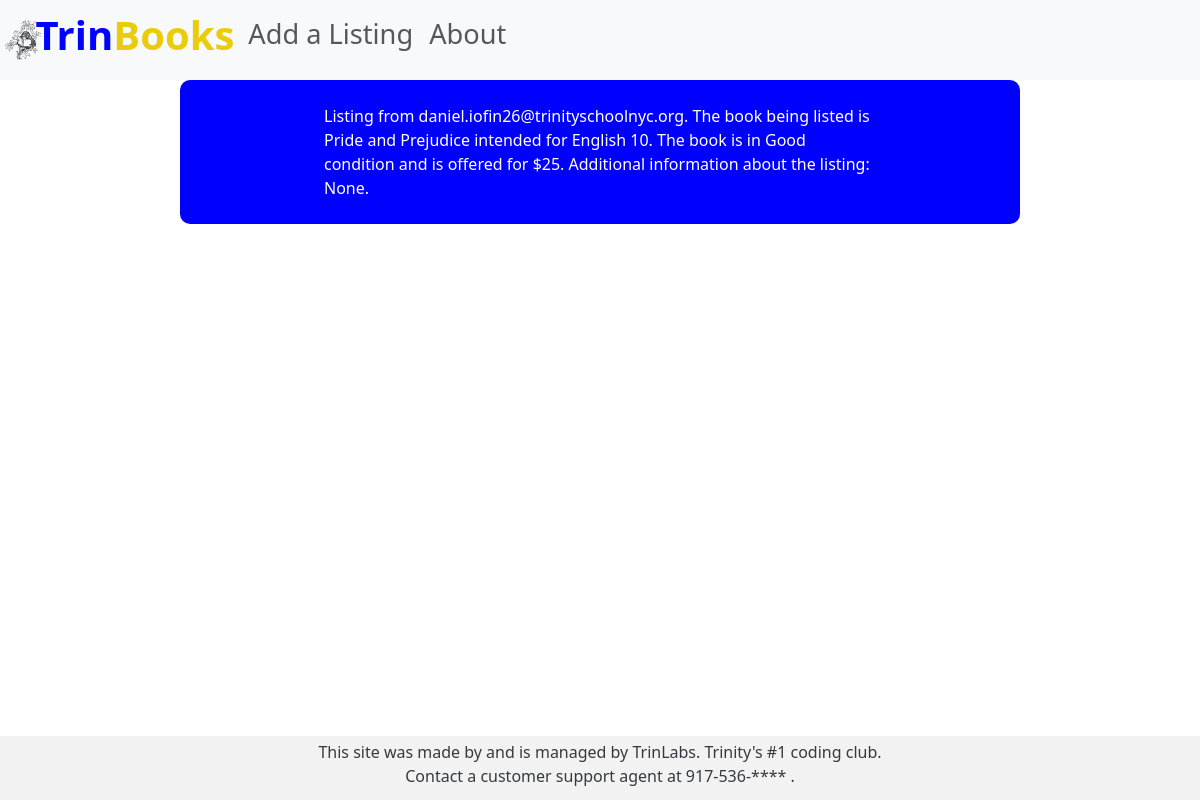
Before: / with the older database file.
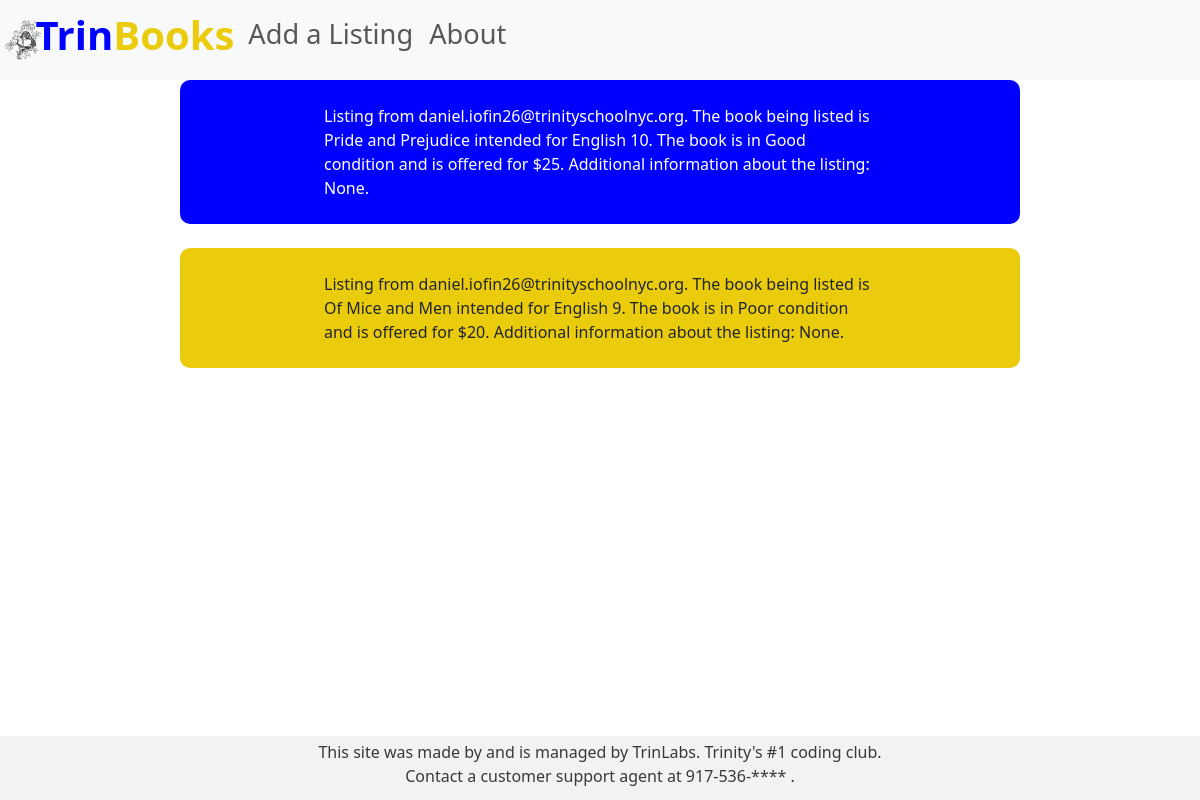
After: the same page with the newer database file.
### tables this page shows
CREATE TABLE listings(
                id INTEGER AUTO_INCREMENT PRIMARY KEY,
                listersEmail TEXT,
                title TEXT,
                course TEXT,
                condition TEXT,
                price INTEGER,
                extraInfo TEXT
                );

### server.py (the view)
@app.route('/')
def index():
    bookDB = sqlite3.connect("bookDB.db")
    cursor = bookDB.cursor()
    cursor.execute("SELECT * FROM listings;")
    data = cursor.fetchall()
    return render_template('index.html', data=data)

### templates/index.html (shortened to what this page needs)
<!DOCTYPE html>
<html>
  <head>
    <link href="https://cdn.jsdelivr.net/npm/bootstrap@5.3.0-alpha3/dist/css/bootstrap.min.css" rel="stylesheet">
    <link rel="stylesheet" href="styles.css">
  </head>
  <body>
    {% include 'nav_bar.html' %}
    <div class="main-part">
      <div class="listings">
        {% for listing in data %}
          <div class="{{loop.cycle('blue-background', 'gold-background')}} background">
            <br/>
            <p class="listing-text">Listing from {{listing[1]}}.  The book being listed is {{listing[2]}} intended for {{listing[3]}}.  The book is in {{listing[4]}} condition and is offered for ${{listing[5]}}.  Additional information about the listing: {{listing[6]}}.</p>
            <br/>
          </div>
          <br/>
        {% endfor %}
      </div>
    </div>
    {% include 'footer.html' %}
  </body>
</html>

### templates/nav_bar.html
<nav class="navbar navbar-expand-lg navbar-light bg-light">
  <div class="collapse navbar-collapse" id="navbarSupportedContent">
    <ul class="navbar-nav mr-auto">
      <img src="/monkey_reading_book.svg" id="main-svg" width="3%"></img>
      <li class="nav-item">
        <a class="navbar-brand main" href="/"><h1><span class="blue bold">Trin</span><span class="gold bold">Books</span></h1></a>
      </li>
      <li class="nav-item">
        <a class="nav-link navbar-element" href="/new-listing">Add a Listing</a>
      </li>
      <li class="nav-item">
        <a class="nav-link navbar-element" href="/about">About</a>
      </li>
    </ul>
  </div>
</nav>

### templates/footer.html
<footer class="footer">
  <p>This site was made by and is managed by TrinLabs.  Trinity's #1 coding club.</p>
  <p>Contact a customer support agent at 917-536-**** .</p>
</footer>

### static/styles.css (style rules this page uses)
body { height: 100%; }
footer { color: rgba(33, 37, 41, 0.9); text-align: center; line-height: 0.5; padding-top: 1%; padding-bottom: 1%; background-color: rgba(0, 0, 0, 0.05); }
.main { margin: 10%; position: relative; left: -3%; top: -1%; }
.navbar-element { font-size: 170%; position: relative; top: 3vh; }
.navbar { padding: 0%; margin: 0%; height: 10vh; width: 100%; }
.bold { font-weight: bold; }
.blue { color: #0000FF; }
.gold { color: #EBCC0D; }
.main-part { min-height: calc(82vh); }
.footer { left: 0; bottom: 0; width: 100%; text-align: center; height: 8vh; }
.gold-background { background: #EBCC0D; }
.blue-background { background: #0000FF; color: #FFFFFF; }
.background { border-radius: 10px; }
.listings { margin: auto; width: 90%; padding-left: 10vw; padding-right: 10vw; }
.listing-text { width: 80%; margin: auto; padding-left: 5vw; padding-right: 5vw; }
#main-svg { margin-left:0.45%; }

Changed rows visible on the page:
added listings: listersEmail "daniel.iofin26@trinityschoolnyc.org", title "Of Mice and Men", course "English 9", condition "Poor", price "20", extraInfo "None"
